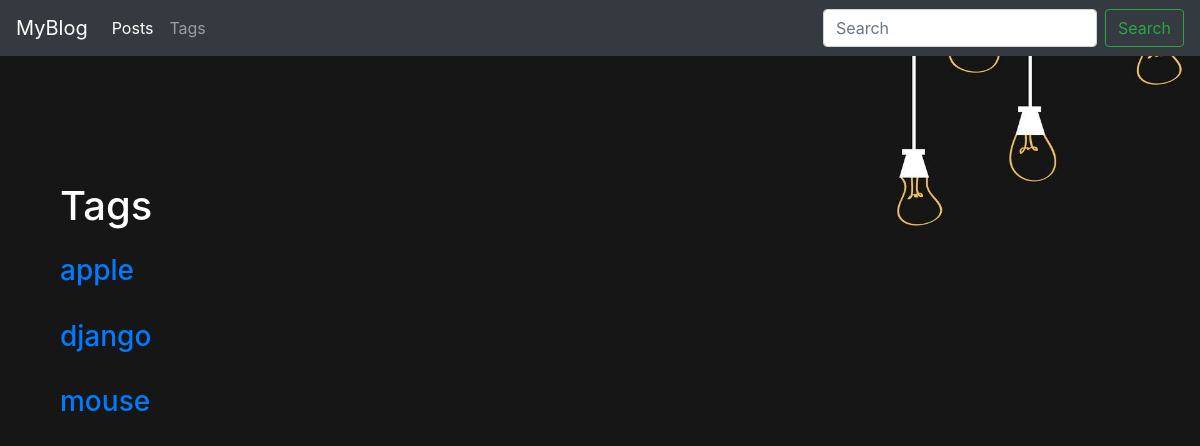
The page /blog/tags/ on the database as committed earlier.
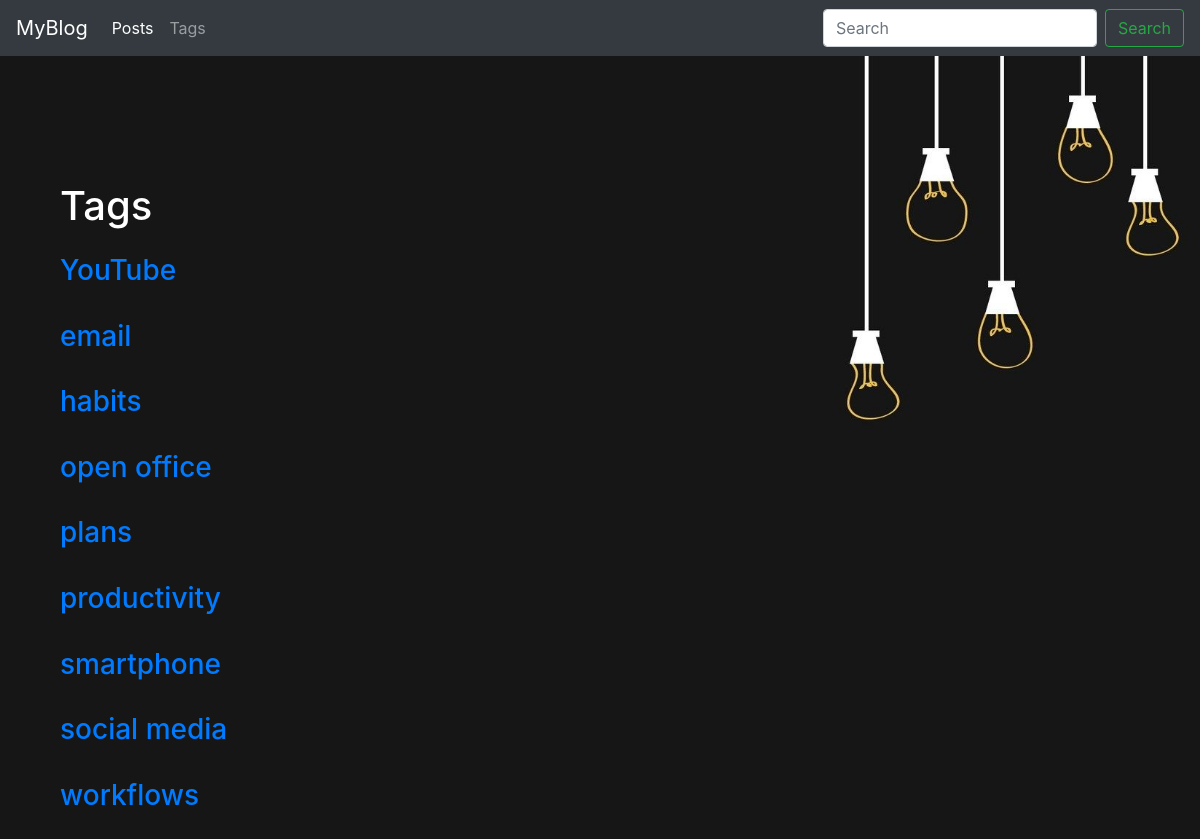
The same page on the database as committed later.
### blog/models.py (models this page shows, shortened)
class Tag(models.Model):
    title = models.CharField(max_length=50)
    slug = models.SlugField(max_length=50, unique=True)
    def get_absolute_url(self):
        return reverse('tag_detail_url', kwargs={'slug':self.slug})
    class Meta:
        ordering = ['title']

### blog/views.py (the view)
# urls.py: path('tags/', tags_list, name='tags_list_url'),
def tags_list(request):
    tags = Tag.objects.all()
    return render(request, 'blog/tags_list.html', context={'tags':tags})

### blog/templates/blog/tags_list.html (shortened to what this page needs)
{% extends 'blog/base_blog.html' %}
{% block content %}
<h1 class="white mt-5 mb-4">Tags</h1>
{% for tag in tags %}
<h3 class="block-title"><a href="{{ tag.get_absolute_url }}">{{ tag.title }}</a></h3>
{% endfor %}
{% endblock %}

### blog/templates/blog/base_blog.html (shortened to what this page needs)
{% extends 'base.html' %}

### templates/base.html (shortened to what this page needs)
{% load static %}
<!DOCTYPE html>
<html lang="en" dir="ltr">
<head>
  <link rel="stylesheet" href="https://stackpath.bootstrapcdn.com/bootstrap/4.2.1/css/bootstrap.min.css">
  <link rel="stylesheet" href="{% static 'css/styles.css' %}">
</head>
<body>
  <nav class="navbar navbar-expand-lg navbar-dark bg-dark">
    <a class="navbar-brand" href="{% url 'posts_list_url' %}">MyBlog</a>
    <div class="collapse navbar-collapse" id="navbarTogglerDemo02">
      <ul class="navbar-nav mr-auto mt-2 mt-lg-0">
        <li class="nav-item active">
          <a class="nav-link" href="{% url 'posts_list_url' %}">Posts</a>
        </li>
        <li class="nav-item">
          <a class="nav-link" href="{% url 'tags_list_url' %}">Tags</a>
        </li>
      </ul>
      <form class="form-inline my-2 my-lg-0" action="{% url 'posts_list_url' %}">
        <input class="form-control mr-sm-2" type="search" placeholder="Search" name="search">
        <button class="btn btn-outline-success my-2 my-sm-0" type="submit">Search</button>
      </form>
    </div>
  </nav>
  <div class="container mt-5">
    <div class="row">
      <div class="block-content">
        {% block content %}{% endblock %}
      </div>
    </div>
  </div>
</body>
</html>

### static/css/styles.css (style rules this page uses)
body { background-image: url(../images/bulbs.jpg); background-size: cover; background-repeat: no-repeat; background-position: right; }
.block-content { margin: 30px; width: 52%; }
.block-title { color: #fff; margin-bottom: 2rem; }
.white { color: #fff; }

Rows that differ between the two databases and show on the page:
removed Tag: title "apple"
removed Tag: title "django"
removed Tag: title "mouse"
added Tag: title "YouTube"
added Tag: title "email"
added Tag: title "habits"
added Tag: title "open office"
added Tag: title "plans"
added Tag: title "productivity"
added Tag: title "smartphone"
added Tag: title "social media"
added Tag: title "workflows"
